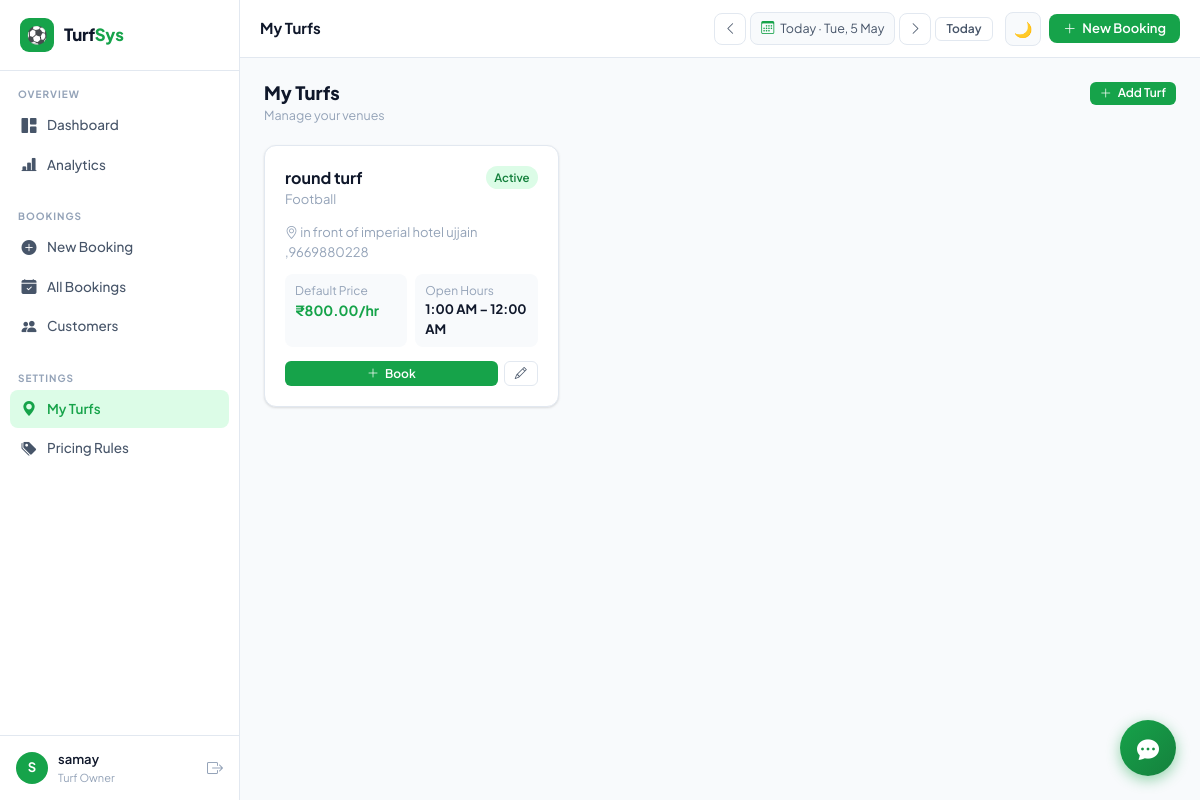
/turfs/ (signed in), run on the app's committed database.
### bookings/models.py (models this page shows, shortened)
class Turf(models.Model):
    owner = models.ForeignKey(User, on_delete=models.CASCADE, related_name='turfs')
    name = models.CharField(max_length=200)
    description = models.TextField(blank=True)
    location = models.CharField(max_length=300, blank=True)
    sport_type = models.CharField(max_length=100, default='Football')
    open_time = models.TimeField(default='06:00')
    close_time = models.TimeField(default='23:00')
    default_price_per_hour = models.DecimalField(max_digits=8, decimal_places=2, default=800)
    is_active = models.BooleanField(default=True)
    created_at = models.DateTimeField(auto_now_add=True)
    class Meta:
        ordering = ['name']

### bookings/views.py (the view)
# urls.py: path('turfs/', views.turf_list, name='turf_list'),
@login_required
def turf_list(request):
    turfs = Turf.objects.filter(owner=request.user)
    return render(request, 'turfs/list.html', {'turfs': turfs})

### templates/turfs/list.html (shortened to what this page needs)
{% extends 'base.html' %}
{% block page_title %}My Turfs{% endblock %}
{% block content %}
<div class="page-header">
  <div class="ph-left"><div class="ph-title">My Turfs</div><div class="ph-sub">Manage your venues</div></div>
  <button class="btn btn-primary btn-sm" onclick="openModal('addTurf')"><i class="bi bi-plus-lg"></i> Add Turf</button>
</div>
<div class="grid-3">
  {% for t in turfs %}
  <div class="card" style="padding:20px;">
    <div style="display:flex; justify-content:space-between; align-items:flex-start; margin-bottom:14px;">
      <div>
        <div class="fw-700" style="font-size:1rem; color:var(--text);">{{ t.name }}</div>
        <div class="text-muted fs-13">{{ t.sport_type }}</div>
      </div>
      <span class="badge {% if t.is_active %}badge-booked{% else %}badge-cancelled{% endif %}">{% if t.is_active %}Active{% else %}Inactive{% endif %}</span>
    </div>
    {% if t.location %}<div class="fs-13 text-muted mb-12"><i class="bi bi-geo-alt"></i> {{ t.location }}</div>{% endif %}
    <div class="grid-2" style="gap:8px; margin-bottom:14px;">
      <div style="background:var(--bg); border-radius:8px; padding:8px 10px;">
        <div class="fs-12 text-muted">Default Price</div>
        <div class="fw-700 text-primary">₹{{ t.default_price_per_hour }}/hr</div>
      </div>
      <div style="background:var(--bg); border-radius:8px; padding:8px 10px;">
        <div class="fs-12 text-muted">Open Hours</div>
        <div class="fw-700 fs-13">{{ t.open_time|time:"g:i A" }} – {{ t.close_time|time:"g:i A" }}</div>
      </div>
    </div>
    <div style="display:flex; gap:6px;">
      <a href="{% url 'booking_create' %}?turf={{ t.id }}" class="btn btn-primary btn-sm" style="flex:1; justify-content:center;"><i class="bi bi-plus-lg"></i> Book</a>
      <button onclick="editTurf({{ t.id }}, '{{ t.name|escapejs }}', '{{ t.sport_type }}', '{{ t.location|escapejs }}', '{{ t.open_time|time:'H:i' }}', '{{ t.close_time|time:'H:i' }}', '{{ t.default_price_per_hour }}')" class="btn btn-ghost btn-sm"><i class="bi bi-pencil"></i></button>
    </div>
  </div>
  {% endfor %}
</div>
{% endblock %}

### templates/base.html (shortened to what this page needs)
<!DOCTYPE html>
<html lang="en" data-theme="light">
<head>
<link href="https://cdn.jsdelivr.net/npm/bootstrap-icons@1.11.3/font/bootstrap-icons.css" rel="stylesheet">
</head>
<body>
<aside class="sidebar" id="sidebar">
  <a href="{% url 'dashboard' %}" class="sidebar-logo">
    <div class="logo-icon">⚽</div>
    <span class="logo-name">Turf<span>Sys</span></span>
  </a>
  <nav>
    <div class="nav-group">
      <div class="nav-group-label">Overview</div>
      <a href="{% url 'dashboard' %}" class="nav-link {% if request.resolver_match.url_name == 'dashboard' %}active{% endif %}">
        <i class="bi bi-grid-1x2-fill"></i> Dashboard
      </a>
      <a href="{% url 'analytics' %}" class="nav-link {% if 'analytics' in request.resolver_match.url_name %}active{% endif %}">
        <i class="bi bi-bar-chart-line-fill"></i> Analytics
      </a>
    </div>
    <div class="nav-group">
      <div class="nav-group-label">Bookings</div>
      <a href="{% url 'booking_create' %}" class="nav-link {% if request.resolver_match.url_name == 'booking_create' %}active{% endif %}">
        <i class="bi bi-plus-circle-fill"></i> New Booking
      </a>
      <a href="{% url 'booking_list' %}" class="nav-link {% if request.resolver_match.url_name == 'booking_list' %}active{% endif %}">
        <i class="bi bi-calendar-check-fill"></i> All Bookings
      </a>
      <a href="{% url 'customer_list' %}" class="nav-link {% if 'customer' in request.resolver_match.url_name %}active{% endif %}">
        <i class="bi bi-people-fill"></i> Customers
      </a>
    </div>
    <div class="nav-group">
      <div class="nav-group-label">Settings</div>
      <a href="{% url 'turf_list' %}" class="nav-link {% if 'turf' in request.resolver_match.url_name %}active{% endif %}">
        <i class="bi bi-geo-alt-fill"></i> My Turfs
      </a>
      <a href="{% url 'pricing_list' %}" class="nav-link {% if 'pricing' in request.resolver_match.url_name %}active{% endif %}">
        <i class="bi bi-tags-fill"></i> Pricing Rules
      </a>
    </div>
  </nav>
  <div class="sidebar-user">
    <div class="user-avatar">{{ request.user.first_name|first|upper|default:request.user.username|first|upper }}</div>
    <div style="flex:1; min-width:0;">
      <div class="user-name">{{ request.user.get_full_name|default:request.user.username }}</div>
      <div class="user-role">Turf Owner</div>
    </div>
    <a href="{% url 'logout' %}" title="Logout" style="color:var(--text3); font-size:16px;"><i class="bi bi-box-arrow-right"></i></a>
  </div>
</aside>
<header class="topbar">
  <div class="topbar-left">
    <span class="page-title-top">{% block page_title %}Dashboard{% endblock %}</span>
  </div>
  <div class="hide-mobile" style="display:flex; align-items:center; gap:4px;">
    <button class="btn btn-ghost btn-icon" type="button" onclick="navDate(-1)" title="Previous day"><i class="bi bi-chevron-left"></i></button>
    <div class="date-range-bar" id="dateRangeBtn" style="margin:0;">
      <i class="bi bi-calendar3"></i>
      <span id="dateRangeLabel">Today</span>
    </div>
    <button class="btn btn-ghost btn-icon" type="button" onclick="navDate(1)" title="Next day"><i class="bi bi-chevron-right"></i></button>
    <button class="btn btn-ghost btn-sm" type="button" onclick="navToday()">Today</button>
  </div>
  <div class="topbar-actions">
    <button class="theme-toggle" onclick="toggleTheme()" title="Toggle theme" id="themeBtn">🌙</button>
    <a href="{% url 'booking_create' %}" class="btn btn-primary hide-mobile">
      <i class="bi bi-plus-lg"></i> New Booking
    </a>
  </div>
</header>
<div class="main-wrap">
  <div class="main-content">
    {% block content %}{% endblock %}
  </div>
</div>
<button class="chat-fab" id="chatFab" type="button" title="AI Assistant">
  <i class="bi bi-chat-dots-fill"></i>
</button>
</body>
</html>

### data on the page
Turf: name "round turf", sport_type "Football", is_active "Active", location "in front of imperial hotel ujjain ,9669880228", default_price_per_hour "800.00", open_time "1:00 AM", close_time "12:00 AM"

### other printed values
{{ request.user.get_full_name|default:request.user.username }} "samay"
